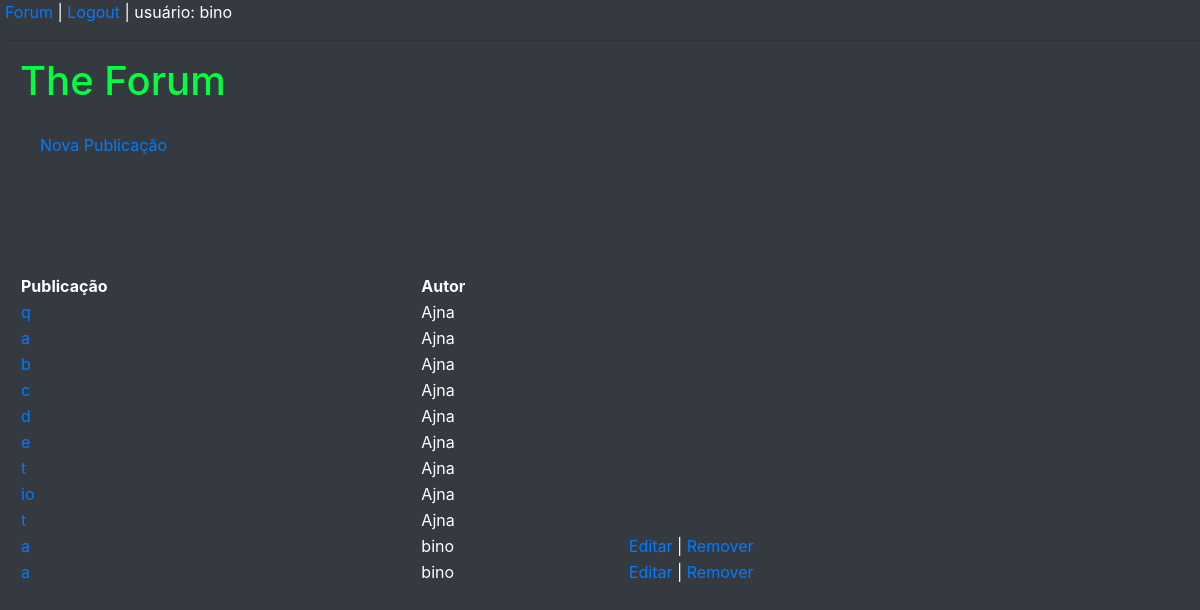
The app's page /forum/lista/ (signed in) with its own data.
### forum/models.py (models this page shows, shortened)
class Publicacao(models.Model):
    id = models.AutoField(primary_key=True)
    titulo = models.CharField(
    max_length=100, help_text='Entre com o título:')
    texto = models.CharField(
    max_length=10000, help_text='Digite o texto da publicação:')
    autor = models.ForeignKey(User, on_delete=models.CASCADE,default=None, null=True)
    data_publicacao = models.DateTimeField(auto_now_add=True, blank=True, null=True)

### forum/views.py (the view)
# urls.py: path('lista/', views.PublicacaoListView.as_view(),
class PublicacaoListView(View):
    def get(self, request, *args, **kwargs):
        publicacoes = Publicacao.objects.all()
        contexto = { 'publicacoes': publicacoes, 'user':request.user}
        return render(
                request,
                'listaPublicacoes.html',
                contexto)

### forum/templates/listaPublicacoes.html (shortened to what this page needs)
{% load static %}
<!DOCTYPE html>
<html>
<head>
    <link rel="stylesheet" href="{% static 'forum/css/estilo.css' %}">
    <link rel="stylesheet" href="https://maxcdn.bootstrapcdn.com/bootstrap/4.5.2/css/bootstrap.min.css">
</head>
<body class="bg-dark" style="margin-left: 5px;">
    {% include 'links.html' %}
    <div class="d-flex flex-column justify-content-center justify-items-center" style="margin-left: 15px;">
        <h1 style="color: #00FF41;"> The Forum </h1>
        <a href="{% url 'forum:cria-publicacao' %}" style="margin: 20px; ">
            Nova Publicação
        </a>
        <br> <br> <br> <br>
        <table>
            <tr>
                <th style="color: white;">Publicação</th>
                <th style="color: white;">Autor</th>
                <th></th>
            </tr>
            {% if publicacoes %}
            {% for publicacao in publicacoes %}
            <tr>
                <td>
                    <a href="{% url 'forum:ve-publicacao' pk=publicacao.id %}">{{ publicacao.titulo }}</a>
                </td>
                <td style="color: white;">{{ publicacao.autor }}</td>
                {% if publicacao.autor.username == user.username %}
                <td>
                    <a href="{% url 'forum:atualiza-publicacao' pk=publicacao.id %}">Editar</a>
                    <a style="color: white;"> |</a>
                    <a href="{% url 'forum:apaga-publicacao' pk=publicacao.id %}">Remover</a>
                </td>
                {% else %}
                <td>
                </td>
                {% endif %}
            </tr>
            {% empty %}
            <tr>
                <th style="color: white;" colspan="5">Ninguém publicou ainda.</th>
            </tr>
            {% endfor %}
            {% else %}
            <tr>
                <th style="color: white;" colspan="5">Ninguém publicou ainda.</th>
            </tr>
            {% endif %}
        </table>
    </div>
</body>
</html>

### forum/templates/links.html
{% load static %}
    <a href="{% url 'forum:lista-publicacoes' %}">
    Forum</a>
    <a style="color: white;">|</a>
    {% if user.username  %}
    <a href="{% url 'sec-logout' %}">
        Logout</a>
    {% else %}
    <a href="{% url 'sec-login' %}">
        Login</a>
    {% endif %}
    <a style="color: white;">
        |  usuário: {% firstof user.username "visitante" %}
    </a>
    <hr>

### records on screen
Publicacao: titulo "q", autor "Ajna"
Publicacao: titulo "a", autor "Ajna"
Publicacao: titulo "b", autor "Ajna"
Publicacao: titulo "c", autor "Ajna"
Publicacao: titulo "d", autor "Ajna"
Publicacao: titulo "e", autor "Ajna"
Publicacao: titulo "t", autor "Ajna"
Publicacao: titulo "io", autor "Ajna"
Publicacao: titulo "t", autor "Ajna"
Publicacao: titulo "a", autor "bino", shows "Editar"
Publicacao: titulo "a", autor "bino", shows "Editar"
